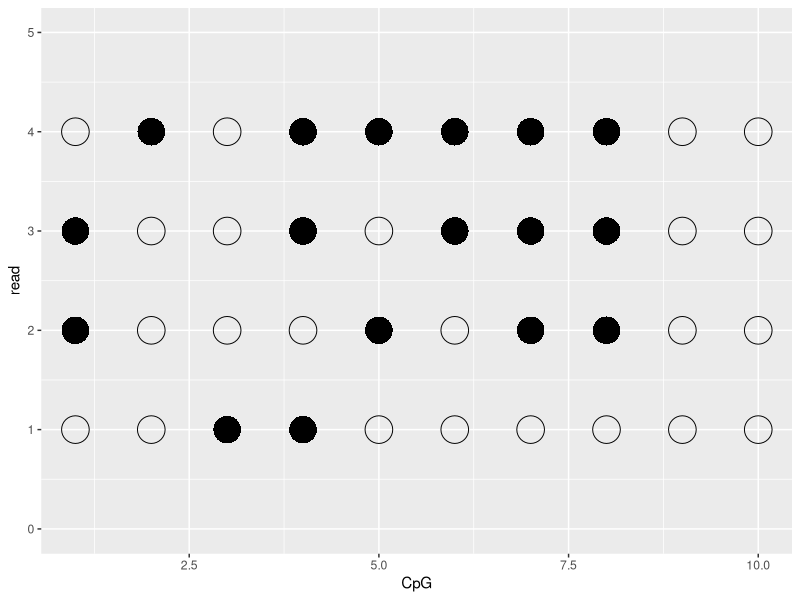

Reproduce this figure in R. (Note: this script raises an error after producing the figure.)
v<-c()
for(i in 0:1){
  for(j in 0:1){
    for(k in 0:1){
      for(l in 0:1){
        v<-rbind(v,c(i,j,k,l))
      } 
    } 
  } 
}
v

dim(v)


library("ggplot2")
d <- data.frame(CpG=rep(1:10,4), read=rep(1:4, each=10), value=sample(c(1,16), 40, replace=T))
p<-ggplot() + scale_shape_identity() + geom_point(data=d, aes(x=CpG, y=read, shape=value), size=9)+coord_cartesian(ylim = c(0, 5))
p+geom_line(abline(h=1:4),colour=2)
p
